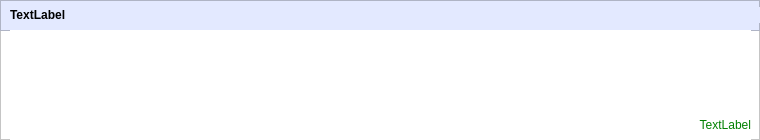
<?xml version="1.0" encoding="UTF-8"?>
<ui version="4.0">
 <class>SearchFrame</class>
 <widget class="QFrame" name="SearchFrame">
  <property name="geometry">
   <rect>
    <x>0</x>
    <y>0</y>
    <width>760</width>
    <height>140</height>
   </rect>
  </property>
  <property name="windowTitle">
   <string>Frame</string>
  </property>
  <property name="styleSheet">
   <string notr="true">background: #fff;
color: #8e8e8e;</string>
  </property>
  <property name="frameShape">
   <enum>QFrame::StyledPanel</enum>
  </property>
  <property name="frameShadow">
   <enum>QFrame::Raised</enum>
  </property>
  <widget class="QFrame" name="frame">
   <property name="geometry">
    <rect>
     <x>0</x>
     <y>0</y>
     <width>760</width>
     <height>31</height>
    </rect>
   </property>
   <property name="styleSheet">
    <string notr="true">background: #e3e9ff;</string>
   </property>
   <property name="frameShape">
    <enum>QFrame::StyledPanel</enum>
   </property>
   <property name="frameShadow">
    <enum>QFrame::Raised</enum>
   </property>
   <widget class="QLabel" name="titleLabel">
    <property name="geometry">
     <rect>
      <x>10</x>
      <y>7</y>
      <width>751</width>
      <height>16</height>
     </rect>
    </property>
    <property name="styleSheet">
     <string notr="true">color:#000;
font-weight: bold;</string>
    </property>
    <property name="text">
     <string>TextLabel</string>
    </property>
   </widget>
  </widget>
  <widget class="QTextEdit" name="contentPlainText">
   <property name="geometry">
    <rect>
     <x>10</x>
     <y>30</y>
     <width>741</width>
     <height>81</height>
    </rect>
   </property>
   <property name="styleSheet">
    <string notr="true">border: 0px;</string>
   </property>
  </widget>
  <widget class="QLabel" name="idLabel">
   <property name="geometry">
    <rect>
     <x>10</x>
     <y>109</y>
     <width>741</width>
     <height>31</height>
    </rect>
   </property>
   <property name="styleSheet">
    <string notr="true">color:#008000;
text-align: right;</string>
   </property>
   <property name="text">
    <string>TextLabel</string>
   </property>
   <property name="scaledContents">
    <bool>true</bool>
   </property>
   <property name="alignment">
    <set>Qt::AlignRight|Qt::AlignTrailing|Qt::AlignVCenter</set>
   </property>
   <property name="wordWrap">
    <bool>true</bool>
   </property>
  </widget>
  <widget class="QPushButton" name="linkButton">
   <property name="geometry">
    <rect>
     <x>10</x>
     <y>36</y>
     <width>741</width>
     <height>101</height>
    </rect>
   </property>
   <property name="cursor">
    <cursorShape>PointingHandCursor</cursorShape>
   </property>
   <property name="styleSheet">
    <string notr="true">background: transparent;</string>
   </property>
   <property name="text">
    <string/>
   </property>
   <property name="flat">
    <bool>true</bool>
   </property>
  </widget>
 </widget>
 <resources/>
 <connections/>
</ui>
